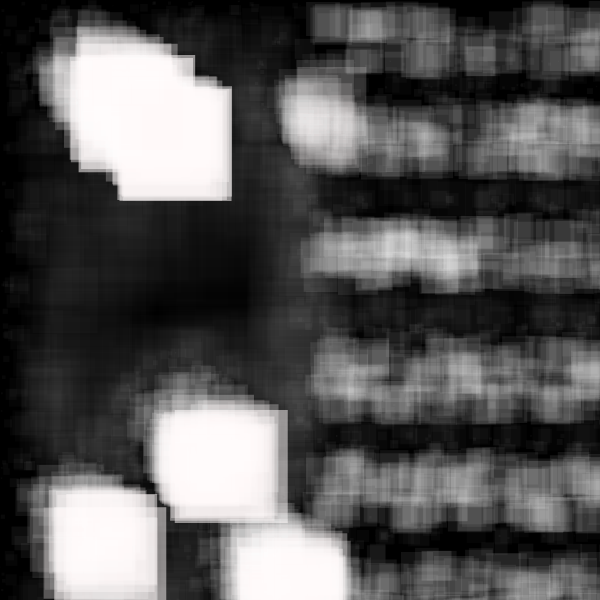
Frame 1 (no input)
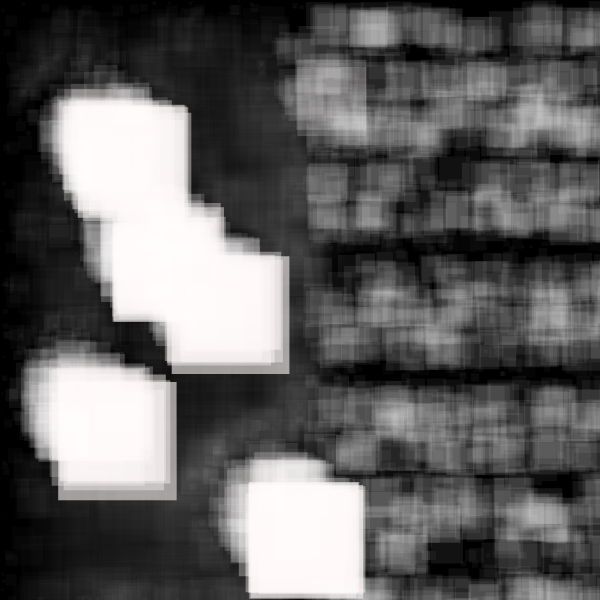
Frame 60 (no input)
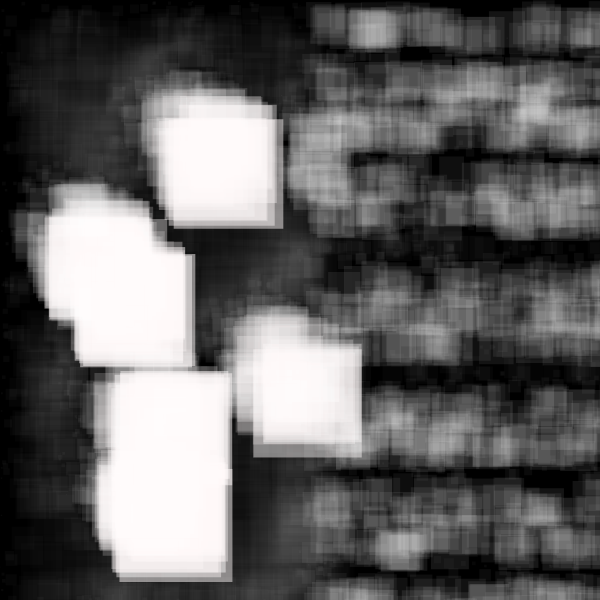
Frame 120 (the mouse pressed at the canvas centre since frame 60)

The p5.js sketch that drew these frames (run headless with seeded random() and noise() and a simulated clock; from frame 60 on, the mouse is pressed at the canvas centre):

// p5.js sketch
// ── sketch.js
//forked from  kyami 

let moverSystems = [];
let num = 10;
let cells, cols, rows;
let offset, margin;
let cellW, cellH;
let bg;
let graphics;


function setup() {
  w = 600;
  var canvas;
    if(windowWidth>=600 && windowHeight >=600){
      canvas = createCanvas(600, 600);
    }
    else{
      canvas = createCanvas(windowWidth, windowHeight - 100);
    }

  var x = (windowWidth - width) / 2;
  var y = (windowHeight - height) / 2;

  canvas.position(x, y);
  background(0);
  noStroke();
}


function draw() {
  let t = frameCount * 0.02;
  randomSeed(3);
  background(0);
  for (let i=0; i < 3000; i++) {
    let x = random(width); let y = random(width);
    let r = width/2 - max(abs(x-width/2),abs(y-width/2));

    for (let j=0; j < 12; j++) {
      let sx = width/2+245*cos(-j*1.2+t);
      let sy = width/2+245*sin(-j*0.52+t);
      let s = 50;
      if (x < width/2) {
        r = min(r,dist(x,y,sx,sy)-s-10);
      } else {
          r = min(r, min(abs(sy-s-y),abs(sy+s-y))-20);
      }
    }

    
    r = min(r, abs(width/2-x));
    
    let c = color('#FFF9F9');
    c.setAlpha(8*exp(-r/20.0));
    fill(c);
    rect(x,y,r*2, r*2);
  }
}
